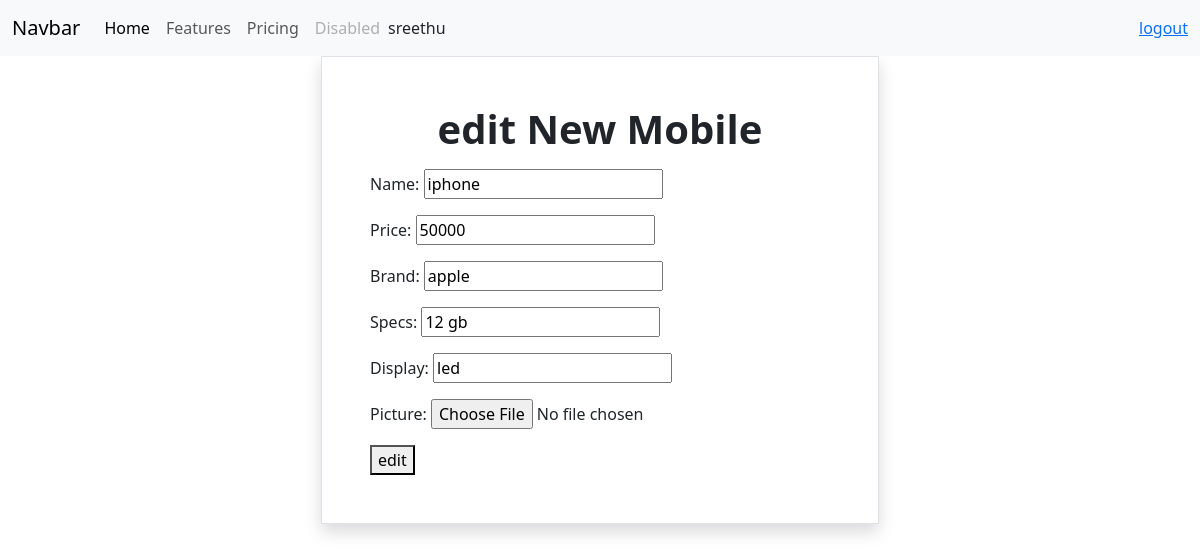
Screenshot of /mobiles/1/change (signed in) with the database file from the repository.
### mobile/models.py (models this page shows, shortened)
class Mobiles(models.Model):
    name=models.CharField(max_length=200,unique=True)
    price=models.PositiveIntegerField()
    brand=models.CharField(max_length=200)
    specs=models.CharField(max_length=200)
    display=models.CharField(max_length=200,null=True)
    picture=models.ImageField(upload_to="images",null=True)

### mobile/views.py (the view, shortened to what this page needs)
# urls.py: path("mobiles/<int:pk>/change",views.MobileUpdateView.as_view(),name="mobile-change"),
@method_decorator(signin_required,name="dispatch")
class MobileUpdateView(View):
    def get(self,request,*args,**kwargs):
        id=kwargs.get("pk")
        obj=Mobiles.objects.get(id=id)
        form=MobileForm(instance=obj)
        return render(request,"mobile_edit.html",{"form":form})

### mobile/forms.py
class MobileForm(forms.ModelForm):
    class Meta:
        model=Mobiles
        fields="__all__"
        Widgets={
            "name":forms.TextInput(attrs={"class":"form-control"}),
            "price":forms.NumberInput(attrs={"class":"form-control"}),
            "brand":forms.TextInput(attrs={"class":"form-control"}),
            "specs":forms.TextInput(attrs={"class":"form-control"}),
            "display":forms.TextInput(attrs={"class":"form-control"})
        }

### mobile/views.py (called while the page is built)
def signin_required(fn):
    def wrapper(request,*args,**kwargs):
        if not request.user.is_authenticated:
            messages.error(request,"Invalid session")
            return redirect("sigin")
        else:
            return fn(request,*args,**kwargs)
    return wrapper

### mobile/templates/mobile_edit.html (shortened to what this page needs)
{%extends 'base.html'%}
{%block body_block%}
    <div class="container d-flex justify-content-center">
         <form action="" method="post" class="w-50 border shadow p-5">
             <h1 class="text-center mb-3 fw-bolder">edit New Mobile</h1>
             {{form.as_p}}
            <button type="submit">edit</button>
        </form>
    </div>
{%endblock%}

### mobile/templates/base.html (shortened to what this page needs)
<!DOCTYPE html>
<html lang="en">
<head>
    <link href="https://cdn.jsdelivr.net/npm/bootstrap@5.3.2/dist/css/bootstrap.min.css" rel="stylesheet">
</head>
<body>
    <nav class="navbar navbar-expand-lg bg-body-tertiary">
        <div class="container-fluid">
          <a class="navbar-brand" href="#">Navbar</a>
          <div class="collapse navbar-collapse" id="navbarNav">
            <ul class="navbar-nav">
              <li class="nav-item">
                <a class="nav-link active" aria-current="page" href="#">Home</a>
              </li>
              <li class="nav-item">
                <a class="nav-link" href="#">Features</a>
              </li>
              <li class="nav-item">
                <a class="nav-link" href="#">Pricing</a>
              </li>
              <li class="nav-item">
                <a class="nav-link disabled" aria-disabled="true">Disabled</a>
              </li>
            </ul>
            {{request.user}} <a href="{url_'signout'}" class="ms-auto btb btn-outline dark">logout</a>
          </div>
        </div>
      </nav>
{%block body_block%}
{%endblock%}
</body>
</html>

### rows the page displays
Mobiles: name "iphone", price "50000", brand "apple", specs "12 gb", display "led"

### other values shown
{{ request.user }} "sreethu"
